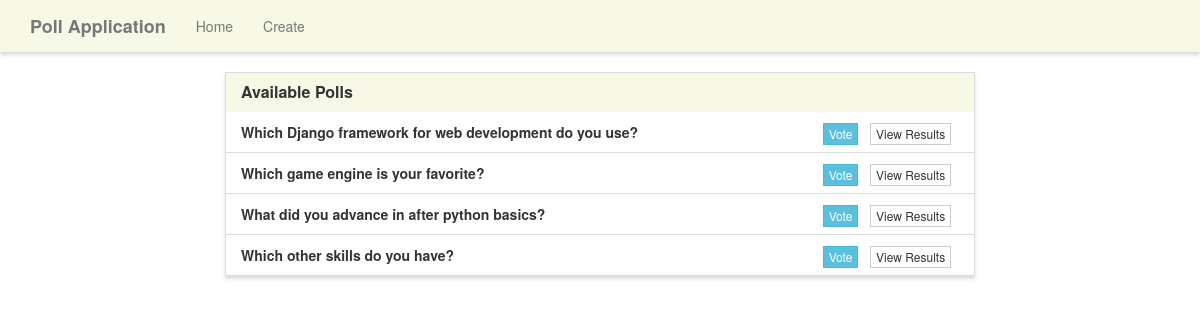
The page / on the database its author committed.
### poll/models.py (models this page shows, shortened)
class Poll(models.Model):
    question = models.TextField()
    option_one = models.CharField(max_length=50)
    option_two = models.CharField(max_length=50)
    option_three = models.CharField(max_length=50)
    option_one_count = models.IntegerField(default=0)
    option_two_count = models.IntegerField(default=0)
    option_three_count = models.IntegerField(default=0)

### poll/views.py (the view)
# urls.py: path('', views.home, name='home'),
def home(request):
    polls = Poll.objects.all()
    context = {
        'polls': polls
    }
    return render(request, 'poll/home.html', context)

### poll/templates/poll/home.html (shortened to what this page needs)
{% extends "poll/base.html" %}
{% block main %}
<div class="row">
    <div class="col-lg-8 col-lg-offset-2">
        <div class="panel panel-default">
            <div class="panel-heading">
                <h3 class="panel-title">Available Polls</h3>
            </div>
            <ul class="list-group">
                {% for poll in polls %}
                    <li class="list-group-item">
                        <strong>{{poll.question}}</strong>
                        <span class="pull-right">
                            <a href="{% url 'vote' poll.id %}" class="btn btn-info btn-xs">Vote</a> &nbsp;
                            <a href="{% url 'results' poll.id %}" class="btn btn-default btn-xs">View Results</a> &nbsp;
                        </span>
                    </li>
                {% endfor %}
            </ul>
        </div>
    </div>
</div>
{% endblock %}

### poll/static/style.css (style rules this page uses)
.navbar-default, .btn, .form-control, .panel { border-radius: 0; }
.panel-default > .panel-heading { color: #333; background-color: rgba(245, 245, 220, .7); border-color: rgba(245, 245, 220, .6); border-top-left-radius: 0; border-top-right-radius: 0; }
.panel { box-shadow: 0px 3px 3px 0px #ddd; }
a.navbar-brand, .panel-title { font-weight: bolder; }

### rows shown on the page
Poll: question "Which Django framework for web development do you use?"
Poll: question "Which game engine is your favorite?"
Poll: question "What did you advance in after python basics?"
Poll: question "Which other skills do you have?"
